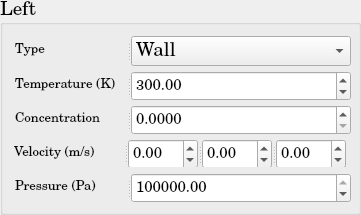
          <widget class="QGroupBox" name="DM_BoundaryCondition_Left">
           <property name="minimumSize">
            <size>
             <width>361</width>
             <height>215</height>
            </size>
           </property>
           <property name="maximumSize">
            <size>
             <width>361</width>
             <height>215</height>
            </size>
           </property>
           <property name="font">
            <font>
             <family>Century Schoolbook L</family>
             <pointsize>14</pointsize>
             <weight>50</weight>
             <bold>false</bold>
            </font>
           </property>
           <property name="title">
            <string>Left</string>
           </property>
           <layout class="QGridLayout" name="gridLayout_18">
            <item row="0" column="0">
             <widget class="QSplitter" name="splitter_72">
              <property name="minimumSize">
               <size>
                <width>338</width>
                <height>30</height>
               </size>
              </property>
              <property name="maximumSize">
               <size>
                <width>331</width>
                <height>30</height>
               </size>
              </property>
              <property name="orientation">
               <enum>Qt::Horizontal</enum>
              </property>
              <widget class="QLabel" name="DM_Type_Left_BC">
               <property name="minimumSize">
                <size>
                 <width>110</width>
                 <height>30</height>
                </size>
               </property>
               <property name="maximumSize">
                <size>
                 <width>110</width>
                 <height>30</height>
                </size>
               </property>
               <property name="text">
                <string>&lt;html&gt;&lt;head/&gt;&lt;body&gt;&lt;p&gt;&lt;span style=&quot; font-size:10pt;&quot;&gt;Type&lt;/span&gt;&lt;/p&gt;&lt;/body&gt;&lt;/html&gt;</string>
               </property>
              </widget>
              <widget class="QComboBox" name="DM_Type_Left_BC_ComboBox">
               <property name="minimumSize">
                <size>
                 <width>220</width>
                 <height>30</height>
                </size>
               </property>
               <property name="maximumSize">
                <size>
                 <width>220</width>
                 <height>30</height>
                </size>
               </property>
               <item>
                <property name="text">
                 <string>Wall</string>
                </property>
               </item>
               <item>
                <property name="text">
                 <string>Inlet</string>
                </property>
               </item>
               <item>
                <property name="text">
                 <string>Outlet</string>
                </property>
               </item>
               <item>
                <property name="text">
                 <string>Neumann</string>
                </property>
               </item>
               <item>
                <property name="text">
                 <string>Dirichlet</string>
                </property>
               </item>
              </widget>
             </widget>
            </item>
            <item row="1" column="0">
             <widget class="QSplitter" name="splitter_73">
              <property name="minimumSize">
               <size>
                <width>338</width>
                <height>30</height>
               </size>
              </property>
              <property name="maximumSize">
               <size>
                <width>331</width>
                <height>30</height>
               </size>
              </property>
              <property name="orientation">
               <enum>Qt::Horizontal</enum>
              </property>
              <widget class="QLabel" name="DM_Temperature_Left_BC">
               <property name="minimumSize">
                <size>
                 <width>110</width>
                 <height>30</height>
                </size>
               </property>
               <property name="maximumSize">
                <size>
                 <width>110</width>
                 <height>30</height>
                </size>
               </property>
               <property name="text">
                <string>&lt;html&gt;&lt;head/&gt;&lt;body&gt;&lt;p&gt;&lt;span style=&quot; font-size:10pt;&quot;&gt;Temperature (K)&lt;/span&gt;&lt;/p&gt;&lt;/body&gt;&lt;/html&gt;</string>
               </property>
              </widget>
              <widget class="QDoubleSpinBox" name="DM_Temperature_Left_BC_doubleSpinBox">
               <property name="minimumSize">
                <size>
                 <width>220</width>
                 <height>30</height>
                </size>
               </property>
               <property name="maximumSize">
                <size>
                 <width>220</width>
                 <height>30</height>
                </size>
               </property>
               <property name="font">
                <font>
                 <pointsize>11</pointsize>
                </font>
               </property>
               <property name="maximum">
                <double>1000000000.000000000000000</double>
               </property>
               <property name="value">
                <double>300.000000000000000</double>
               </property>
              </widget>
             </widget>
            </item>
            <item row="2" column="0">
             <widget class="QSplitter" name="splitter_101">
              <property name="minimumSize">
               <size>
                <width>338</width>
                <height>30</height>
               </size>
              </property>
              <property name="maximumSize">
               <size>
                <width>331</width>
                <height>30</height>
               </size>
              </property>
              <property name="orientation">
               <enum>Qt::Horizontal</enum>
              </property>
              <widget class="QLabel" name="DM_Concentration_Left_BC">
               <property name="minimumSize">
                <size>
                 <width>110</width>
                 <height>30</height>
                </size>
               </property>
               <property name="maximumSize">
                <size>
                 <width>110</width>
                 <height>30</height>
                </size>
               </property>
               <property name="text">
                <string>&lt;html&gt;&lt;head/&gt;&lt;body&gt;&lt;p&gt;&lt;span style=&quot; font-size:10pt;&quot;&gt;Concentration&lt;/span&gt;&lt;/p&gt;&lt;/body&gt;&lt;/html&gt;</string>
               </property>
              </widget>
              <widget class="QDoubleSpinBox" name="DM_Concentration_Left_BC_doubleSpinBox">
               <property name="minimumSize">
                <size>
                 <width>220</width>
                 <height>30</height>
                </size>
               </property>
               <property name="maximumSize">
                <size>
                 <width>220</width>
                 <height>30</height>
                </size>
               </property>
               <property name="font">
                <font>
                 <pointsize>11</pointsize>
                </font>
               </property>
               <property name="decimals">
                <number>4</number>
               </property>
               <property name="maximum">
                <double>1.000000000000000</double>
               </property>
               <property name="singleStep">
                <double>0.010000000000000</double>
               </property>
              </widget>
             </widget>
            </item>
            <item row="3" column="0">
             <widget class="QSplitter" name="splitter_41">
              <property name="orientation">
               <enum>Qt::Horizontal</enum>
              </property>
              <widget class="QLabel" name="DM_Velocity_Left_BC">
               <property name="minimumSize">
                <size>
                 <width>110</width>
                 <height>30</height>
                </size>
               </property>
               <property name="maximumSize">
                <size>
                 <width>110</width>
                 <height>30</height>
                </size>
               </property>
               <property name="text">
                <string>&lt;html&gt;&lt;head/&gt;&lt;body&gt;&lt;p&gt;&lt;span style=&quot; font-size:10pt;&quot;&gt;Velocity (m/s)&lt;/span&gt;&lt;/p&gt;&lt;/body&gt;&lt;/html&gt;</string>
               </property>
              </widget>
              <widget class="QSplitter" name="splitter_74">
               <property name="minimumSize">
                <size>
                 <width>220</width>
                 <height>30</height>
                </size>
               </property>
               <property name="maximumSize">
                <size>
                 <width>212</width>
                 <height>30</height>
                </size>
               </property>
               <property name="orientation">
                <enum>Qt::Horizontal</enum>
               </property>
               <widget class="QDoubleSpinBox" name="DM_Velocity_1d_Left_BC_doubleSpinBox">
                <property name="minimumSize">
                 <size>
                  <width>68</width>
                  <height>30</height>
                 </size>
                </property>
                <property name="maximumSize">
                 <size>
                  <width>70</width>
                  <height>30</height>
                 </size>
                </property>
                <property name="font">
                 <font>
                  <pointsize>11</pointsize>
                 </font>
                </property>
                <property name="minimum">
                 <double>-1000000000.000000000000000</double>
                </property>
                <property name="maximum">
                 <double>1000000000.000000000000000</double>
                </property>
               </widget>
               <widget class="QDoubleSpinBox" name="DM_Velocity_2d_Left_BC_doubleSpinBox">
                <property name="minimumSize">
                 <size>
                  <width>68</width>
                  <height>30</height>
                 </size>
                </property>
                <property name="maximumSize">
                 <size>
                  <width>70</width>
                  <height>30</height>
                 </size>
                </property>
                <property name="font">
                 <font>
                  <pointsize>11</pointsize>
                 </font>
                </property>
                <property name="minimum">
                 <double>-1000000000.000000000000000</double>
                </property>
                <property name="maximum">
                 <double>1000000000.000000000000000</double>
                </property>
               </widget>
               <widget class="QDoubleSpinBox" name="DM_Velocity_3d_Left_BC_doubleSpinBox">
                <property name="minimumSize">
                 <size>
                  <width>68</width>
                  <height>30</height>
                 </size>
                </property>
                <property name="maximumSize">
                 <size>
                  <width>70</width>
                  <height>30</height>
                 </size>
                </property>
                <property name="font">
                 <font>
                  <pointsize>11</pointsize>
                 </font>
                </property>
                <property name="minimum">
                 <double>-1000000000.000000000000000</double>
                </property>
                <property name="maximum">
                 <double>1000000000.000000000000000</double>
                </property>
               </widget>
              </widget>
             </widget>
            </item>
            <item row="4" column="0">
             <widget class="QSplitter" name="splitter_75">
              <property name="minimumSize">
               <size>
                <width>338</width>
                <height>30</height>
               </size>
              </property>
              <property name="maximumSize">
               <size>
                <width>331</width>
                <height>30</height>
               </size>
              </property>
              <property name="orientation">
               <enum>Qt::Horizontal</enum>
              </property>
              <widget class="QLabel" name="DM_Pressure_Left_BC">
               <property name="minimumSize">
                <size>
                 <width>110</width>
                 <height>30</height>
                </size>
               </property>
               <property name="maximumSize">
                <size>
                 <width>110</width>
                 <height>30</height>
                </size>
               </property>
               <property name="text">
                <string>&lt;html&gt;&lt;head/&gt;&lt;body&gt;&lt;p&gt;&lt;span style=&quot; font-size:10pt;&quot;&gt;Pressure (Pa)&lt;/span&gt;&lt;/p&gt;&lt;/body&gt;&lt;/html&gt;</string>
               </property>
              </widget>
              <widget class="QDoubleSpinBox" name="DM_Pressure_Left_BC_doubleSpinBox">
               <property name="minimumSize">
                <size>
                 <width>220</width>
                 <height>30</height>
                </size>
               </property>
               <property name="maximumSize">
                <size>
                 <width>220</width>
                 <height>30</height>
                </size>
               </property>
               <property name="font">
                <font>
                 <pointsize>11</pointsize>
                </font>
               </property>
               <property name="maximum">
                <double>1000000000.000000000000000</double>
               </property>
               <property name="value">
                <double>100000.000000000000000</double>
               </property>
              </widget>
             </widget>
            </item>
           </layout>
          </widget>
